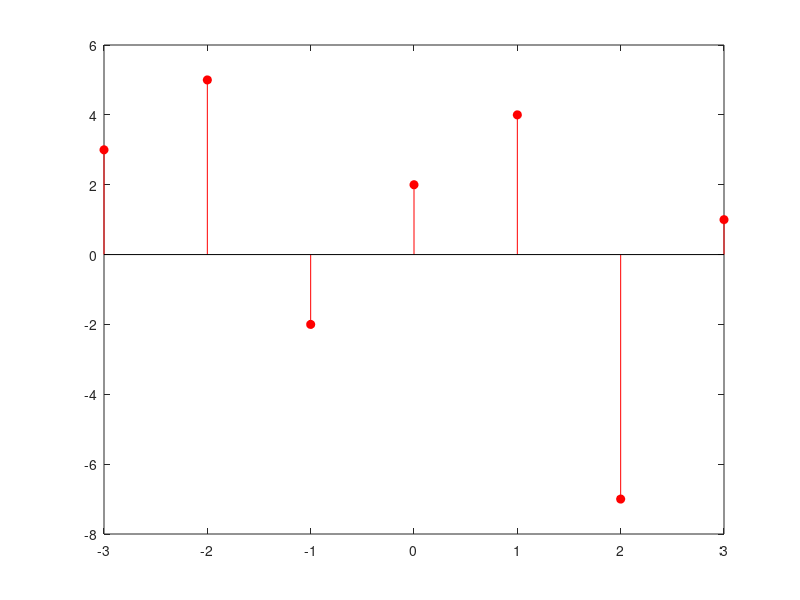

This figure's MATLAB source: (Note: this script raises an error after producing the figure.)
clc;
close all;
clear all;

x = [3,5,-2,2,4,-7,1];
n=-3:1:3;
stem(n,x,"r","filled");

% %x1[n] = 2x[n-3]
a = 3;
[y,m] = shift(x,n,a);
x1=y*2;
stem(m,x1,"r","filled");

%x2[n] = 2x[-n+3]
a = -3;
[y,m] = shift(x,n,a);
[y,m] = fold(y,m);
x2 = 2*y;
stem(m,x2,"r","filled");

%x3[n] = 2x[2n]
b = 2;
[y,m] = scale(x,n,b);
x3 = 2*y;
stem(m,x3,"r","filled");

%x4 = 2x[4n-3]
a = -3;
[y,m] = shift(x,n,a);
b=4;
[y,m] = scale(x,n,b);
x4 = 2*y;
stem(m,x4,"r","filled");

%x5 = 2e0.5nx[n];
x5 = 2*exp(0.5*n).*x;
stem(n,x5,"r","filled");

%x6 = z[-n]
n6 = -n;
x6 = [1,1,0,0,0,-2,-2];
stem(n6,x6);